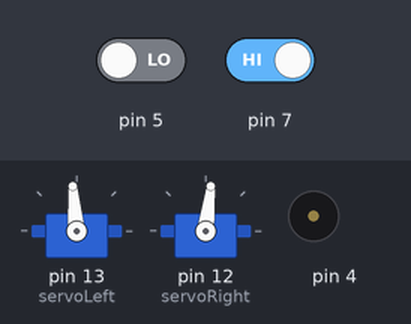
Simulated run of this sketch. Board: Arduino Uno, built with avr-gcc and run on an emulated ATmega328P. Shown: 2 × servo, buzzer (waves = sounding). The test bench sets the inputs (shaded band); at power-on: pin 5 LOW, pin 7 HIGH.

Above: at 2.2 s.
2.3 s: pin 5 driven HIGH
At 7.3 s:
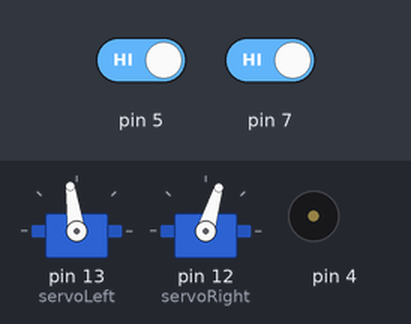
9.0 s: pin 7 driven LOW
At 12.3 s:
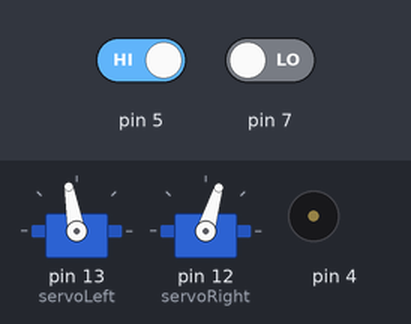
15.7 s: pin 5 driven LOW
At 17.3 s:
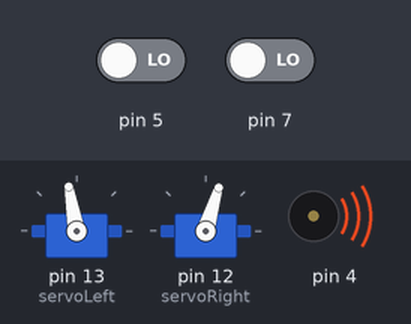
Timing chart, 0 to 25.5 s (numbered marks = the images above; inputs shaded):
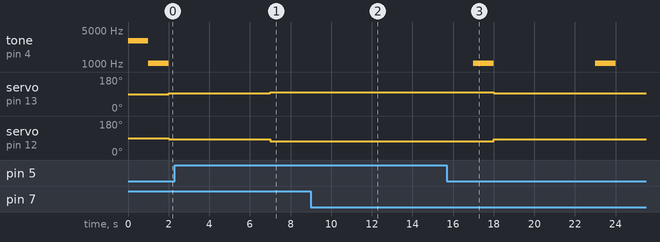

The sketch:

ch5_project5.ino
```cpp
#include <Servo.h>

Servo servoLeft;
Servo servoRight;

void setup() {
  pinMode (7, INPUT);
  pinMode (5, INPUT);

  tone (4, 3000, 1000);
  delay (1000);
  servoLeft.attach(13);
  servoRight.attach(12);

}

void loop(){

  byte wLeft = digitalRead (5);
  byte wRight = digitalRead (7);

  if ((wLeft == 1) && (wRight == 1))
  {
  servoLeft.writeMicroseconds (1550);
  servoRight.writeMicroseconds (1300);
  delay(5000);
  }
  else if (wLeft == 0)
  {
    tone (4, 1047,1000);
    delay(1000);
    servoLeft.writeMicroseconds (1525);
    servoRight.writeMicroseconds (1400);
    delay(5000);
  }
  else if (wRight == 0)
  {
  servoLeft.writeMicroseconds (1570);
  servoRight.writeMicroseconds (1300);
  delay(5000);
  }
  else
  {
    forward (20);
  }
}

void forward (int time)
{
  servoLeft.writeMicroseconds (1700);
  servoRight.writeMicroseconds(1300);
  delay(time);
}
void turnLeft (int time)
{
  servoLeft.writeMicroseconds (1300);
  servoRight.writeMicroseconds(1300);
  delay(time);
}
void turnRight (int time)
{
  servoLeft.writeMicroseconds (1700);
  servoRight.writeMicroseconds(1700);
  delay(time);
}
void backward (int time)
{
  servoLeft.writeMicroseconds (1300);
  servoRight.writeMicroseconds(1700);
  delay(time);

}
```

Measured:
- after the input at 2.3 s, tone on pin 4: stays silent (without the input it goes to 1047 Hz after 4.7 s); servo on pin 13 (servoLeft): 95° → 98° after 4.7 s; servo on pin 12 (servoRight): 83° → 73° after 4.7 s
- after the input at 9.0 s, servo on pin 13 (servoLeft): 98° → 100° after 3.0 s
- after the input at 15.7 s, tone on pin 4: alternates 1047 Hz for 1.0 s and silent for 5.0 s, starting after 1.3 s; servo on pin 13 (servoLeft): 100° → 95° after 2.3 s; servo on pin 12 (servoRight): 73° → 83° after 2.3 s
